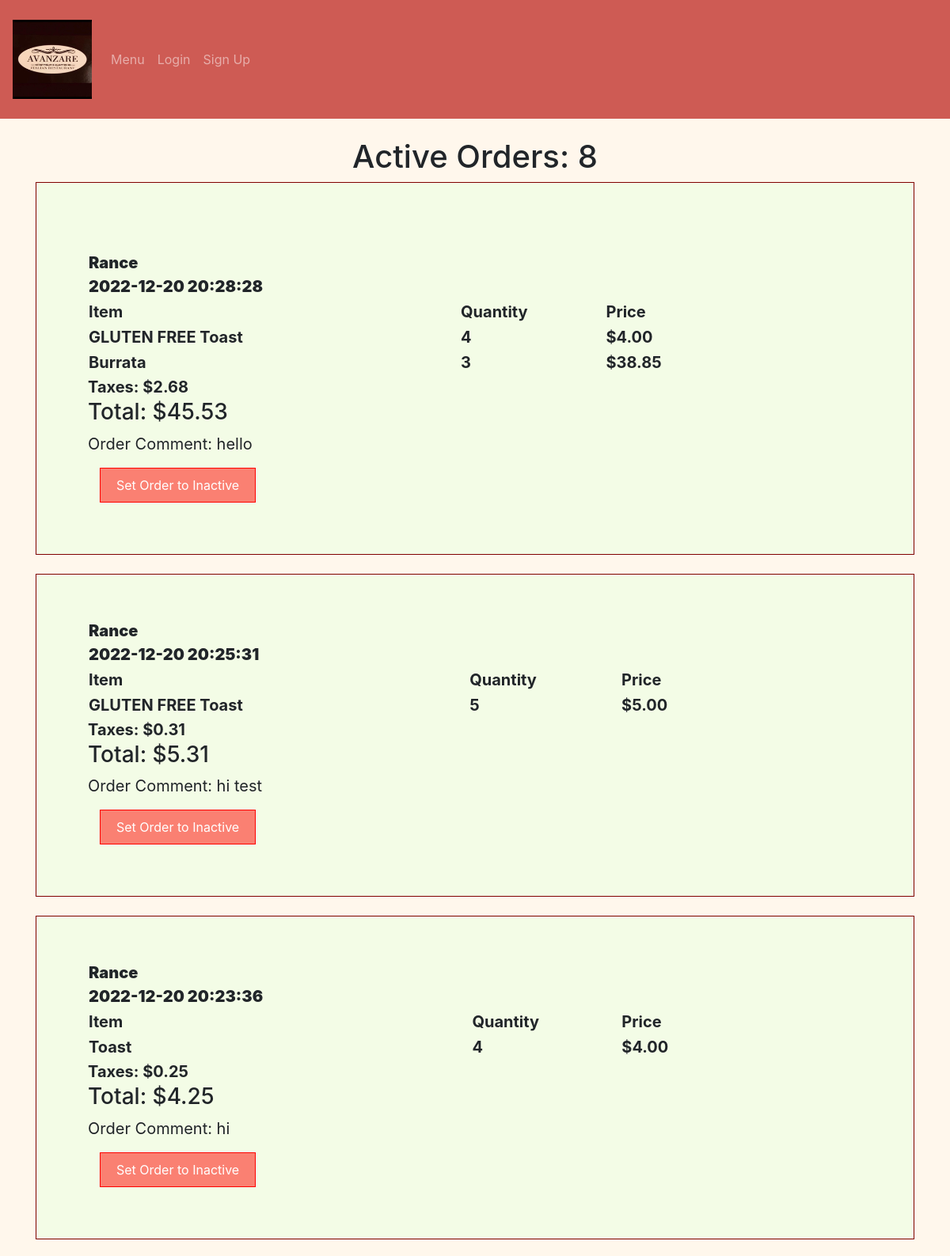
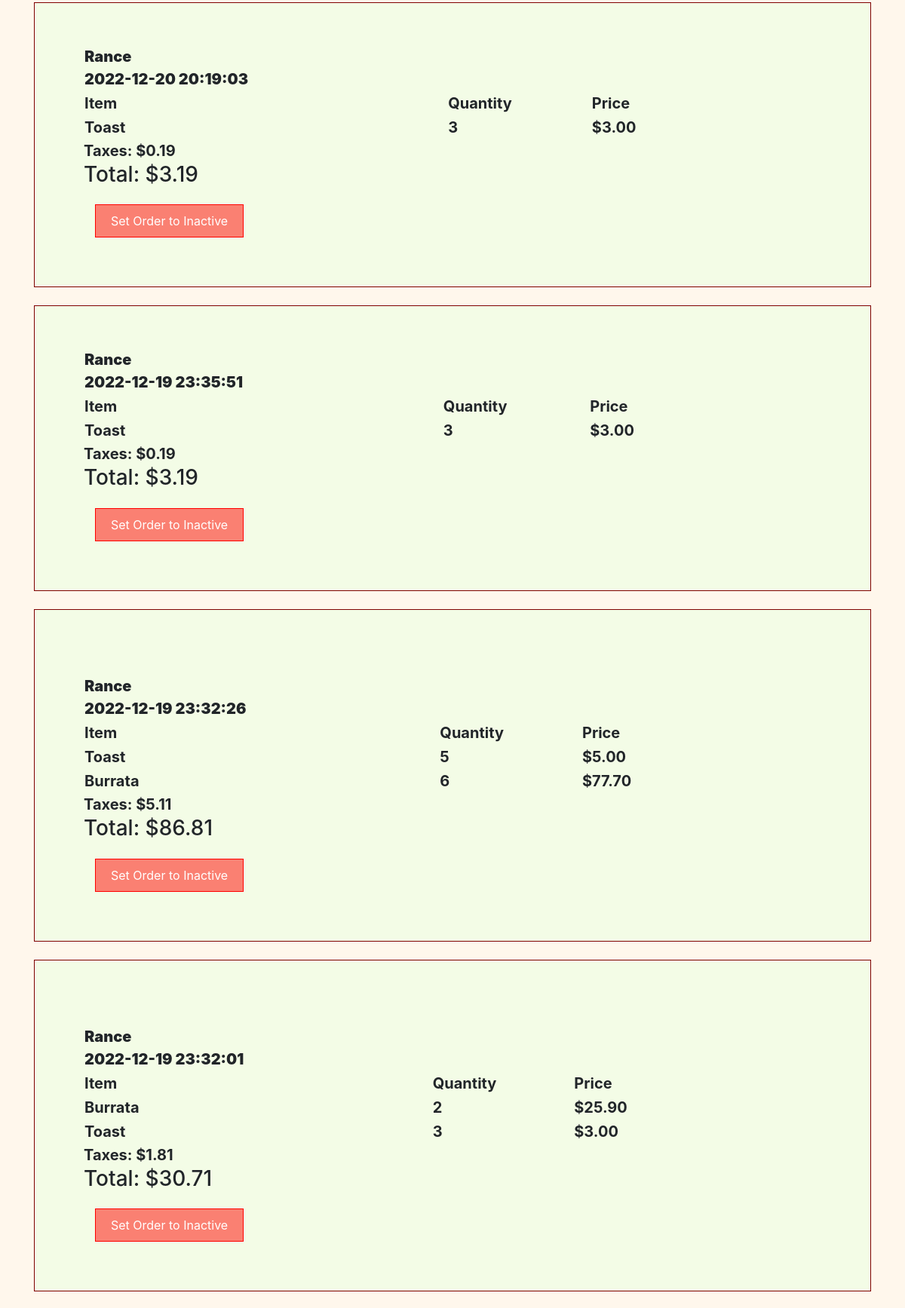
Page /view-orders (upper part) on the committed database (2 pictures, top to bottom).
### avanzareApp/models.py (models this page shows)
class Order(db.Model):
    id = db.Column(db.Integer, primary_key=True)
    name = db.Column(db.String(150))
    comment = db.Column(db.String(10000))
    taxes = db.Column(db.Float)
    total = db.Column(db.Float)
    date = db.Column(db.DateTime(timezone=True), default=func.now())
    user_id = db.Column(db.Integer, db.ForeignKey('user.id'))
    is_active = db.Column(db.String(10))
    items = db.relationship('Menu_order')

class Menu_order(db.Model):
    id = db.Column(db.Integer, primary_key=True)
    name = db.Column(db.String(150))
    price = db.Column(db.String(150))
    item_id = db.Column(db.String(10000))
    menu_type = db.Column(db.String(150))
    gluten_free = db.Column(db.String(150))
    vegan = db.Column(db.String(150))
    date = db.Column(db.DateTime(timezone=True), default=func.now())
    order_id = db.Column(db.Integer, db.ForeignKey('order.id'))

### avanzareApp/views.py (the view)
@views.route('/view-orders', methods=['POST', 'GET'])
def view_orders():
    active_orders = Order.query.filter(Order.is_active == 'Active').all()
    inactive_orders = Order.query.filter(Order.is_active == 'Inactive').all()
    return render_template('view_orders.html', active_orders=active_orders, inactive_orders=inactive_orders,
                           user=current_user)

### avanzareApp/templates/view_orders.html (shortened to what this page needs)
{% extends "base.html" %} {% block title %}Home{% endblock %}
{% block content %}
{% set count = namespace(value=0) %}
{% for order in active_orders %}
    {% set count.value = count.value + 1 %}
{% endfor %}
<h1 align="center">Active Orders: {{ count.value }}</h1>
{% for order in active_orders|reverse %}
    <div class="active_orders">
        <div class="text">
            {% set lst =  [] %}
            <table style="width:100%">
                <tr>
                    <th>
                        <b>{{ order.name }}</b>
                        <br />
                        <b>{{ order.date }}</b>
                    </th>
                </tr>
                <tr>
                    <th>Item</th>
                    <th>Quantity</th>
                    <th>Price</th>
                </tr>
                {% for item in order.items %}
                    {% set count = namespace(value=0) %}
                    {% set print_once = 1 %}
                    {% if item.name not in lst %}
                        {% for item_count in order.items %}
                            {% if item.name == item_count.name %}
                                {% set count.value = count.value + 1 %}
                            {% endif %}
                        {% endfor %}
                        {% if print_once == 1 %}
                            <tr>
                                <th>{{ item.name }}</th>
                                <th>{{ count.value }}</th>
                                {% set tmp = (item.price | float) %}
                                <th>{{ "${:,.2f}".format(count.value * tmp) }}</th>
                            </tr>
                            <br />
                        {% endif %}
                        {% set print_once = 1 %}
                    {% endif %}
                {% endfor %}
            </table>
            {% if "${:,.2f}".format(order.taxes) == "$-0.00" %}
               <b>Taxes: $0.00</b>
            {% else %}
                <b>Taxes: {{ "${:,.2f}".format(order.taxes) }}</b>
            {% endif %}
            {% if "${:,.2f}".format(order.total + order.taxes) == "$-0.00" %}
               <h3>Total: $0.00</h3>
            {% else %}
                <h3>Total: {{ "${:,.2f}".format(order.total + order.taxes) }}</h3>
            {% endif %}
            {% if order.comment != "" and order.comment is not none %}
                <div>Order Comment: {{ order.comment }}</div>
            {% endif %}
            <form action="/deactivate-order/{{ order.id }}" form="POST">
                <button class="btn-del" style="float: none" type="submit">Set Order to Inactive</button>
            </form>
            <br />
        </div>
    </div>
    <br />
{% endfor %}
{% set count = namespace(value=0) %}
{% for order in inactive_orders %}
    {% set count.value = count.value + 1 %}
{% endfor %}
{% endblock %}

### avanzareApp/static/style.css (style rules this page uses)
.active_orders { border:1px solid black; border-color: #800000; padding: 25px; background-color: #f3fce6; }
.text { font-size: 20px; padding-left: 40px; width: 80%; }
.btn-del { background-color: #FA8072; color: white; padding: 9px 20px; font-size: 16px; cursor: pointer; margin-top: 15px; margin-left: 15px; border: solid; border-width: 1px; border-color: red; float: right; }
form > * { margin: 10px; }

### rows in the picture
Order: name "Rance", date "2022-12-20 20:28:28", taxes "$2.68", order.total+order.taxes "$45.53", comment "hello"
Menu_order: name "GLUTEN FREE Toast", value "4", value "$4.00"
Menu_order: name "Burrata", value "3", value "$38.85"
Order: name "Rance", date "2022-12-20 20:25:31", taxes "$0.31", order.total+order.taxes "$5.31", comment "hi test"
Menu_order: name "GLUTEN FREE Toast", value "5", value "$5.00"
Order: name "Rance", date "2022-12-20 20:23:36", taxes "$0.25", order.total+order.taxes "$4.25", comment "hi"
Menu_order: name "Toast", value "4", value "$4.00"
Order: name "Rance", date "2022-12-20 20:19:03", taxes "$0.19", order.total+order.taxes "$3.19"
Menu_order: name "Toast", value "3", value "$3.00"
Order: name "Rance", date "2022-12-19 23:35:51", taxes "$0.19", order.total+order.taxes "$3.19"
Menu_order: name "Toast", value "3", value "$3.00"
Order: name "Rance", date "2022-12-19 23:32:26", taxes "$5.11", order.total+order.taxes "$86.81"
Menu_order: name "Toast", value "5", value "$5.00"
Menu_order: name "Burrata", value "6", value "$77.70"
Order: name "Rance", date "2022-12-19 23:32:01", taxes "$1.81", order.total+order.taxes "$30.71"
Menu_order: name "Burrata", value "2", value "$25.90"
Menu_order: name "Toast", value "3", value "$3.00"

### other values in the picture
{{ count.value }} "8"
